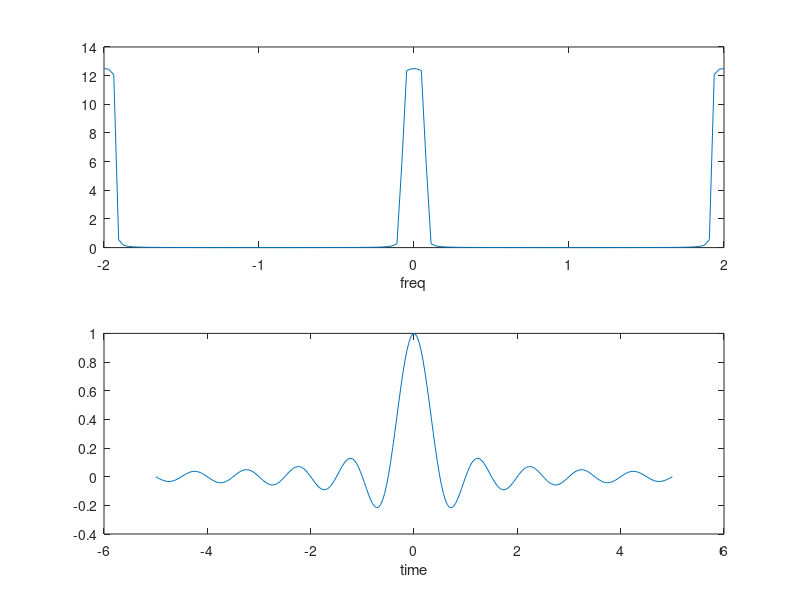
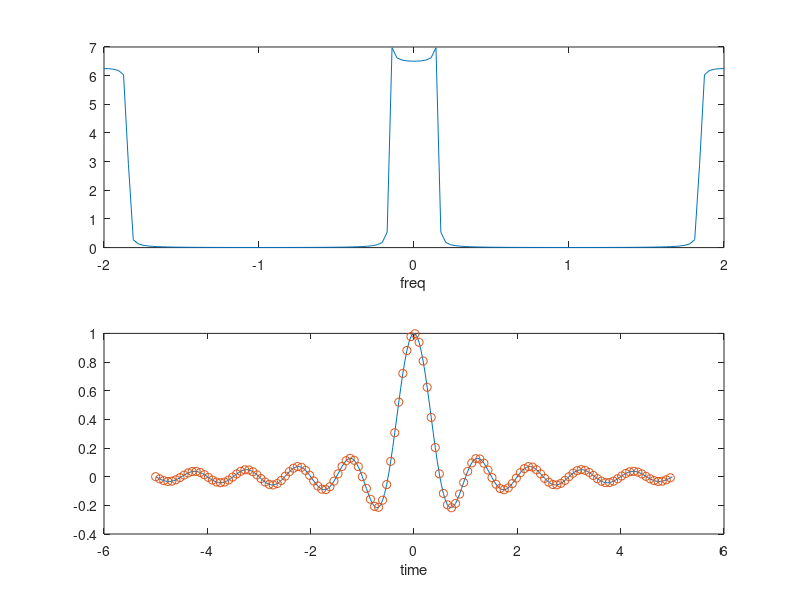

Here is the MATLAB script that generated these plots, in order: (Note: this script raises an error after producing the figures.)
clc;clear all;close all;
t = linspace(-5,5,256);
y = sinc(2*t);
%%
N = 128;
W = linspace(-2*pi,2*pi,N);
Hs = freqz(y,1,W);
%%
figure
subplot(211);
plot((W/pi) , abs(Hs));
xlabel('freq');
subplot(212);
plot(t,y);
xlabel('time');
%%
figure
Hss = freqz(y(1:2:length(y)),1,W);
subplot(211);
plot((W/pi) , abs(Hss));
xlabel('freq');
subplot(212);
plot(t,y);hold on
plot(t(1:2:length(y)),y(1:2:length(y)),'o');
xlabel('time');
%% 3 * fr
ys = zeros(1,length(y)*3);
ys(1:3:length(ys)) = y;
Ts = t(2)-t(1);
hr =@(x,Ts,Sn,Sm) sinc( repmat(x+Ts,Sn,1) - repmat(((1:Sn)*Ts)' , 1 , Sm) / Ts );
hr(t,Ts,256,256*3);



    